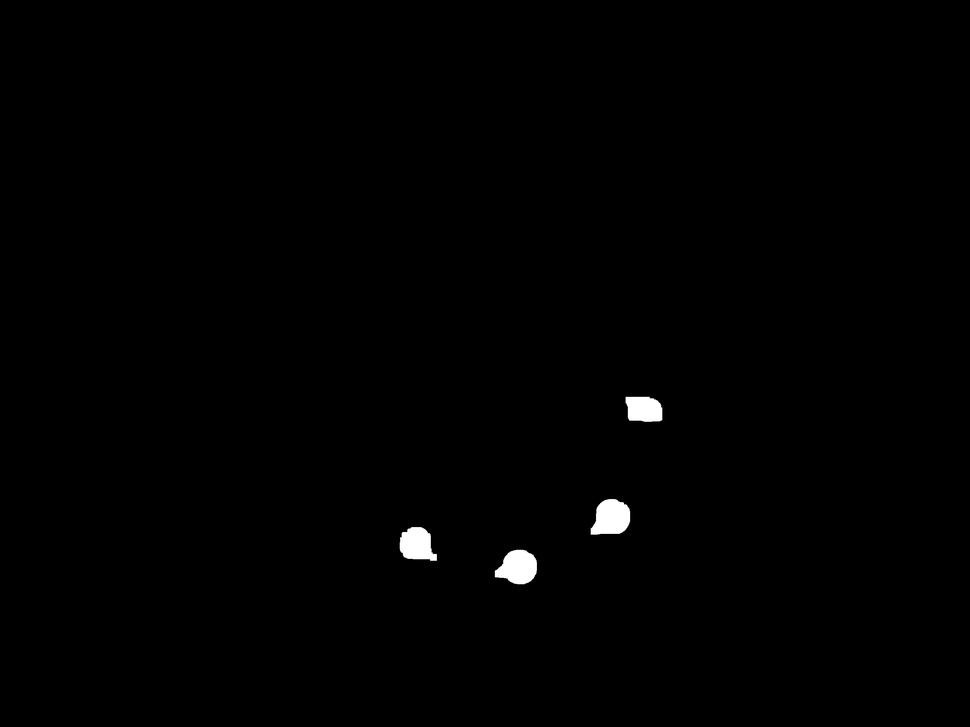
#> input picture 视觉物联网(其实是数字图像处理课)程序/实验二 静态图像分割/drop_center/img2.jpg, 970 x 727 px, shrunk from 2560 x 1920 before the run
$ python point_to.py   (older library calls are emulated)
#> lines starting #> are read from the running program, lines starting #| are printed output that depends on the picture; after the words box and inside, x2 and y2 are one past the last pixel; in counts of white or black regions, pixels touching at a corner belong together; long printed decimals are rounded
import numpy as np
import cv2
import math

img = cv2.imread('drop_center/img2.jpg',cv2.IMREAD_GRAYSCALE)
#> img is the input picture: shape (727, 970); min 0, max 255, mean 1.4
img=(img>128).astype('uint8')*255
#> img: shape (727, 970); 0.55% white; 4 white regions, box (x1, y1, x2, y2) and area: (591, 499, 630, 535) 1087, (495, 550, 537, 584) 1053, (400, 527, 437, 561) 926, (626, 397, 662, 422) 792
#cv2.imshow('before',img)
num, labels, stats, centroids=cv2.connectedComponentsWithStats(img,connectivity=4,ltype=cv2.CV_16U)
#> num = 5; stats = [[0, 0, 970, 727, 701332], [626, 397, 36, 25, 792], [591, 499, 39, 36, 1087], [400, 527, 37, 34, 926], [495, 550, 42, 34, 1053]]; centroids = [[484.2, 362.2], [643.5, 408.9], [610.8, 517.4], [416.5, 544.1], [517.8, 566.9]]


def getPoint(area):
    points=np.where(area>0)
    center=(np.mean(p).astype(int) for p in points)
    x=np.matrix([points[0]]*len(points[0])).astype(float)
    y=np.matrix([points[1]]*len(points[1])).astype(float)
    l=np.multiply(x-x.T,x-x.T)+np.multiply(y-y.T,y-y.T)
    where=np.where(l==np.max(l))[0]
    points=(points[0][where],points[1][where])
    return center,points

theta=[]
for stat,i in zip(stats[1:],range(1,num+1)):
    area=(labels==i).astype('uint8')
    (y0,x0),((y1,y2),(x1,x2))=getPoint(area)
    if (x1-x0)**2+(y1-y0)**2>(x2-x0)**2+(y2-y0)**2:
        theta.append((np.array([x0,y0]),np.array([x2,y2]),np.array([x1,y1])))
    else:
        theta.append((np.array([x0,y0]),np.array([x1,y1]),np.array([x2,y2])))
#> this loop made 4 passes
#> (stat, where in getPoint, y0, x0, y1, y2, x1, x2) on passes 1 to 4: ([626, 397, 36, 25, 792], [0, 752], 408, 643, 397, 419, 626, 661), ([591, 499, 39, 36, 1087], [170, 1080], 517, 610, 506, 534, 627, 591), ([400, 527, 37, 34, 926], [81, 925], 544, 416, 532, 560, 402, 436), ([495, 550, 42, 34, 1053], [280, 855], 566, 517, 560, 576, 536, 495)
#> pass 1, `area=(labels==i).astype('uint8')`:
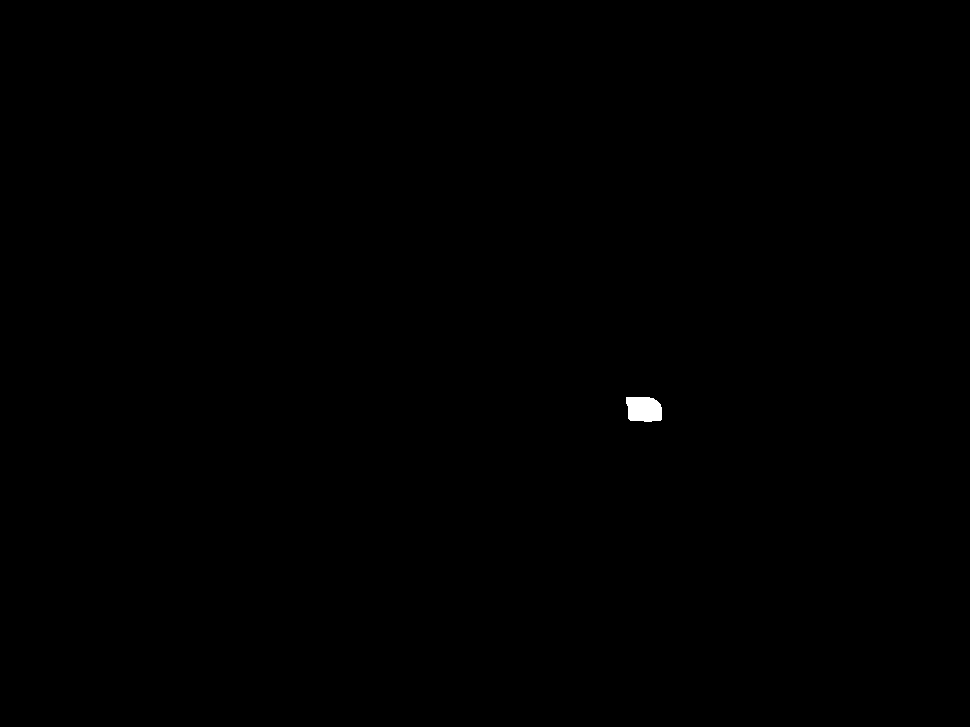
#> area: shape (727, 970); values 0 (black) and 1 (white), 0.11% white; 1 white region, box (x1, y1, x2, y2) and area: (626, 397, 662, 422) 792
#> pass 1, in getPoint, `x=np.matrix([points[0]]*len(points[0])).astype(float)`:
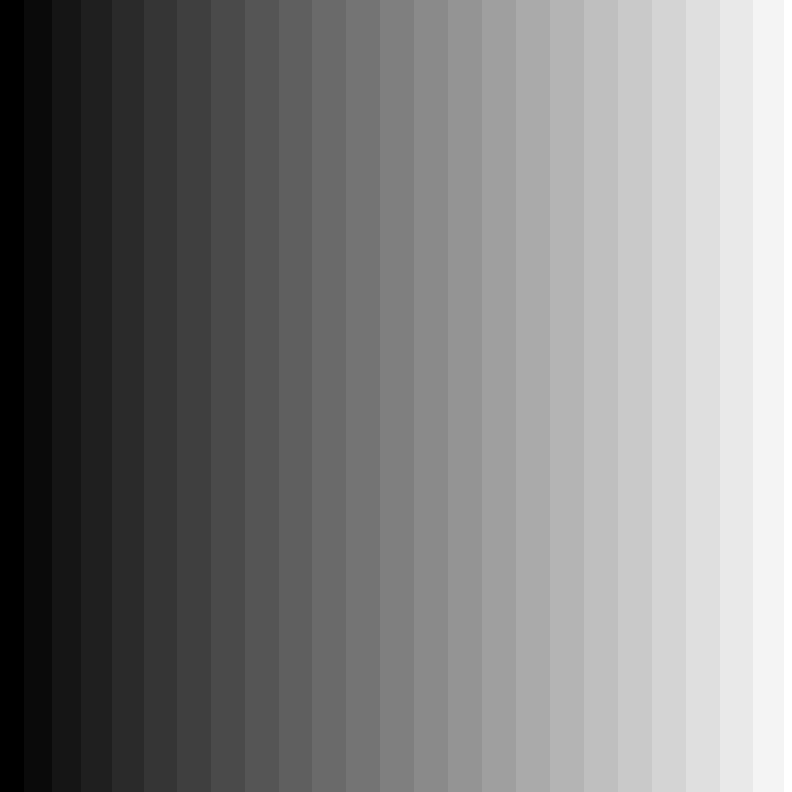
#> x: shape (792, 792) float64; min 397, max 421, mean 408.9; drawn with min black and max white
#> pass 1, in getPoint, `y=np.matrix([points[1]]*len(points[1])).astype(float)`:
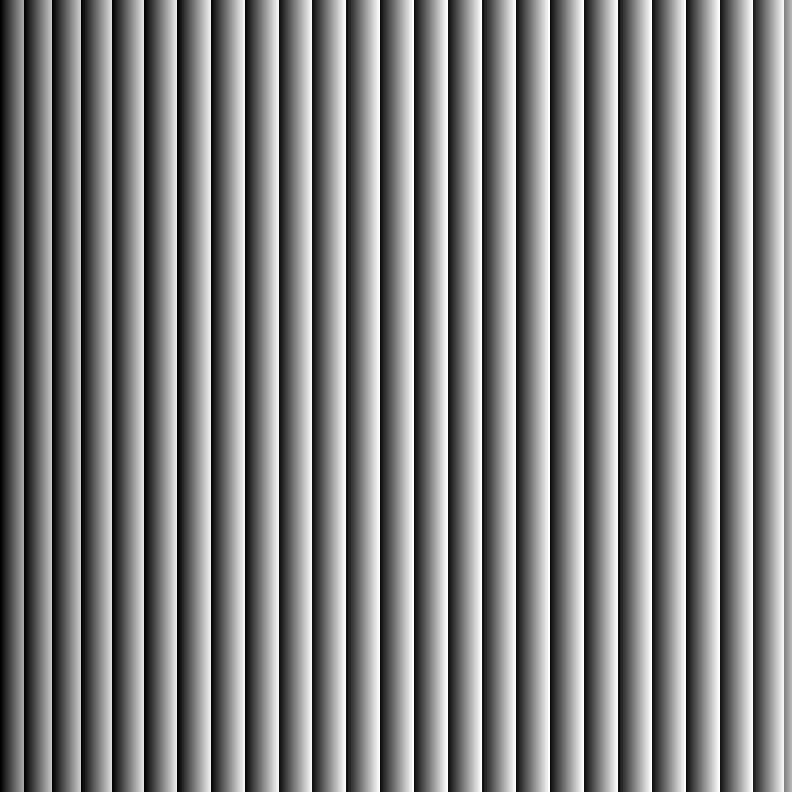
#> y: shape (792, 792) float64; min 626, max 661, mean 643.5; drawn with min black and max white
#> pass 1, in getPoint, `l=np.multiply(x-x.T,x-x.T)+np.multiply(y-y.T,y-y.T)`:
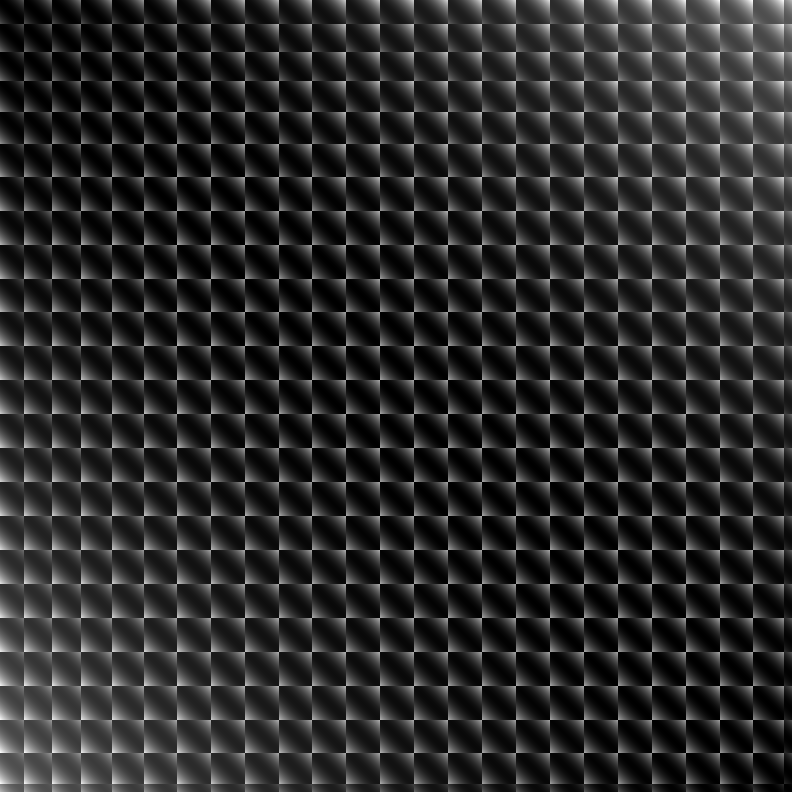
#> l: shape (792, 792) float64; min 0, max 1709, mean 279; drawn with min black and max white
#> after the loop:
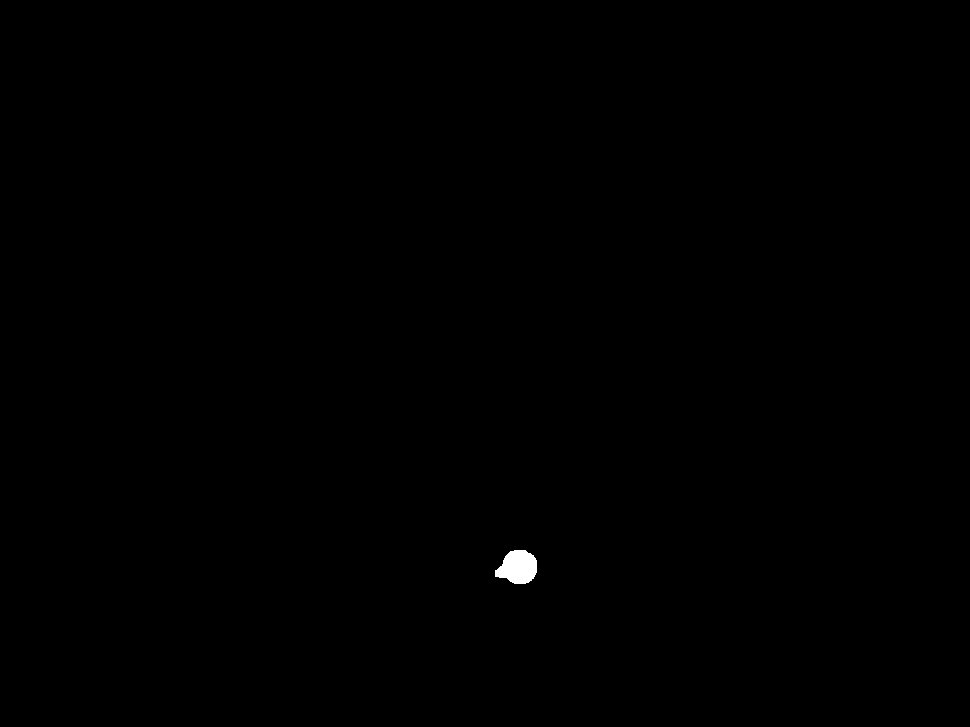
#> area: shape (727, 970); values 0 (black) and 1 (white), 0.15% white; 1 white region, box (x1, y1, x2, y2) and area: (495, 550, 537, 584) 1053
#> after the loop, theta = [([643, 408], [626, 397], [661, 419]), ([610, 517], [627, 506], [591, 534]), ([416, 544], [402, 532], [436, 560]), ([517, 566], [536, 560], [495, 576])]

img=cv2.cvtColor(img,cv2.COLOR_GRAY2BGR)
for p0,p1,p2 in theta:
    #cv2.circle(img, tuple(p0), radius=10,color=(255,0,0))
    cv2.line(img, tuple(p1), tuple(p2), (0, 0, 255), int(min(img.shape)))
    cv2.circle(img, tuple(p1), int(min(img.shape)*2),(0,0,255),-1)
    t=-math.atan2((p2-p1)[1],(p2-p1)[0])*180/math.pi
    cv2.putText(img, str(t)[0:5], tuple(p0), cv2.FONT_HERSHEY_SIMPLEX, min(img.shape), (0, 255, 0), int(min(img.shape)))
    print(t)
    print(p0,p1,p2)
#> this loop made 4 passes
#> (p0, p1, p2, t) on passes 1 to 4: ([643, 408], [626, 397], [661, 419], -32.15), ([610, 517], [627, 506], [591, 534], -142.1), ([416, 544], [402, 532], [436, 560], -39.47), ([517, 566], [536, 560], [495, 576], -158.7)
#| -32.152
#| [643 408] [626 397] [661 419]
#| -142.125
#| [610 517] [627 506] [591 534]
#| -39.472
#| [416 544] [402 532] [436 560]
#| -158.682
#| [517 566] [536 560] [495 576]
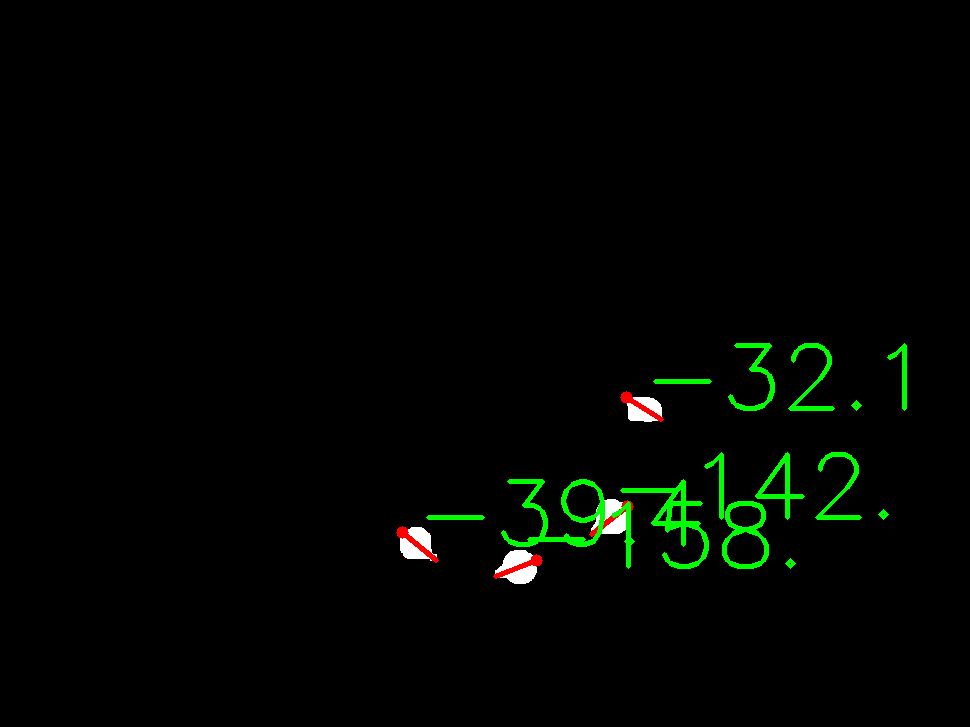
#> img: shape (727, 970, 3); mean B, G, R 1, 4.4, 1.4
#cv2.imshow('after',img)
cv2.imwrite('point_to/img2.jpg',img)

$ run again, with 视觉物联网(其实是数字图像处理课)程序/实验二 静态图像分割/drop_center/img4.jpg copied over 视觉物联网(其实是数字图像处理课)程序/实验二 静态图像分割/drop_center/img2.jpg
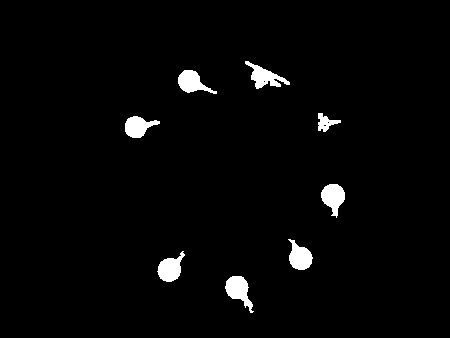
#> input picture 视觉物联网(其实是数字图像处理课)程序/实验二 静态图像分割/drop_center/img4.jpg, 450 x 338 px
#> img is the input picture: shape (338, 450); min 0, max 255, mean 6.2
#> num = 9; stats = [[0, 0, 450, 338, 148431], [245, 61, 45, 28, 507], [178, 70, 39, 24, 488], [318, 113, 23, 19, 213], [125, 116, 35, 22, 457], [321, 184, 24, 34, 503], [288, 239, 25, 31, 480], [157, 251, 28, 31, 491], [225, 276, 29, 37, 530]]; centroids = [[224.1, 168.2], [264.6, 76.48], [191.7, 81.94], [325.4, 122.2], [137.7, 126.2], [332.9, 196.9], [299.6, 256.5], [170, 268.3], [238.4, 289.9]]
#> the loop `for stat,i in zip(stats[1:],range(1,num+1)):` made 8 passes
#> (stat, where in getPoint, y0, x0, y1, y2, x1, x2) on passes 1 to 6: ([245, 61, 45, 28, 507], [0, 464], 76, 264, 61, 84, 245, 289), ([178, 70, 39, 24, 488], [113, 487], 81, 191, 77, 93, 178, 216), ([318, 113, 23, 19, 213], [72, 203], 122, 325, 120, 130, 340, 318), ([125, 116, 35, 22, 457], [98, 344], 126, 137, 121, 131, 159, 125), ([321, 184, 24, 34, 503], [0, 502], 196, 332, 184, 217, 329, 336), ([288, 239, 25, 31, 480], [0, 460], 256, 299, 239, 267, 288, 308)
#> pass 1, `area=(labels==i).astype('uint8')`:
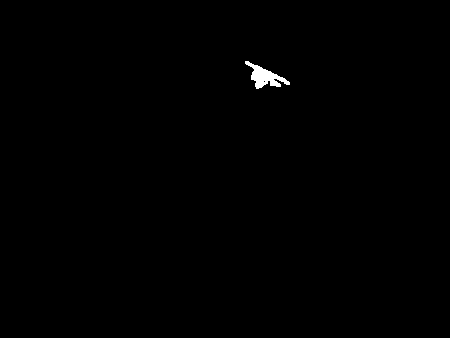
#> area: shape (338, 450); values 0 (black) and 1 (white), 0.33% white; 1 white region, box (x1, y1, x2, y2) and area: (245, 61, 290, 89) 507
#> after the loop `for stat,i in zip(stats[1:],range(1,num+1)):`: theta = 8 items
#> the loop `for p0,p1,p2 in theta:` made 8 passes
#> (p0, p1, p2, t) on passes 1 to 8: ([264, 76], [245, 61], [289, 84], -27.6), ([191, 81], [178, 77], [216, 93], -22.83), ([325, 122], [318, 130], [340, 120], 24.44), ([137, 126], [125, 131], [159, 121], 16.39), ([332, 196], [329, 184], [336, 217], -78.02), ([299, 256], [308, 267], [288, 239], 125.5), ([169, 268], [160, 278], [183, 251], 49.57), ([238, 289], [230, 277], [252, 312], -57.85)
#> (printed output is left out)
#> after the loop `for p0,p1,p2 in theta:`:
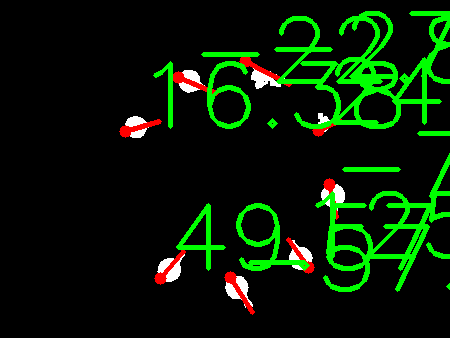
#> img: shape (338, 450, 3); mean B, G, R 3.5, 27.6, 6.5
